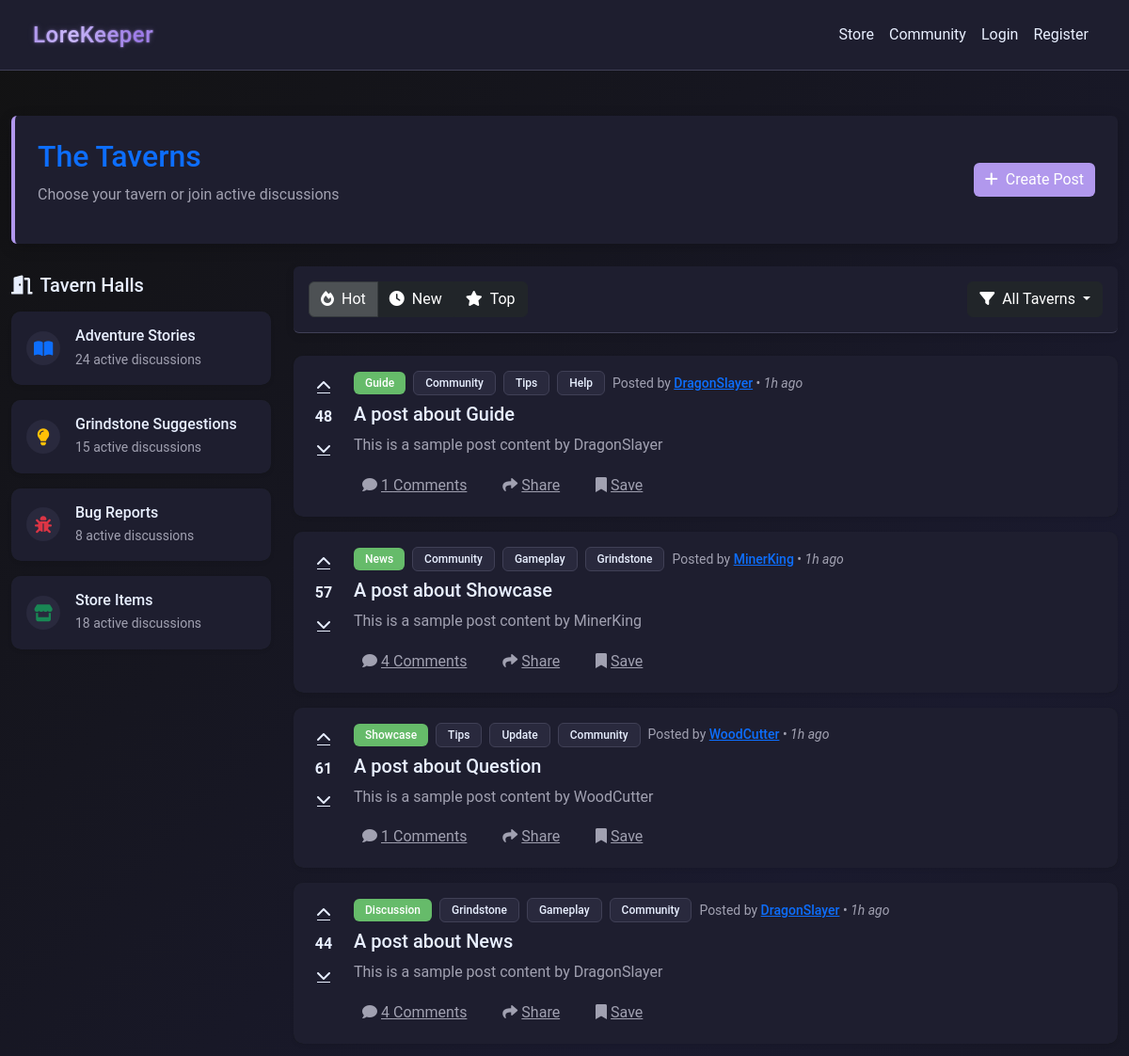
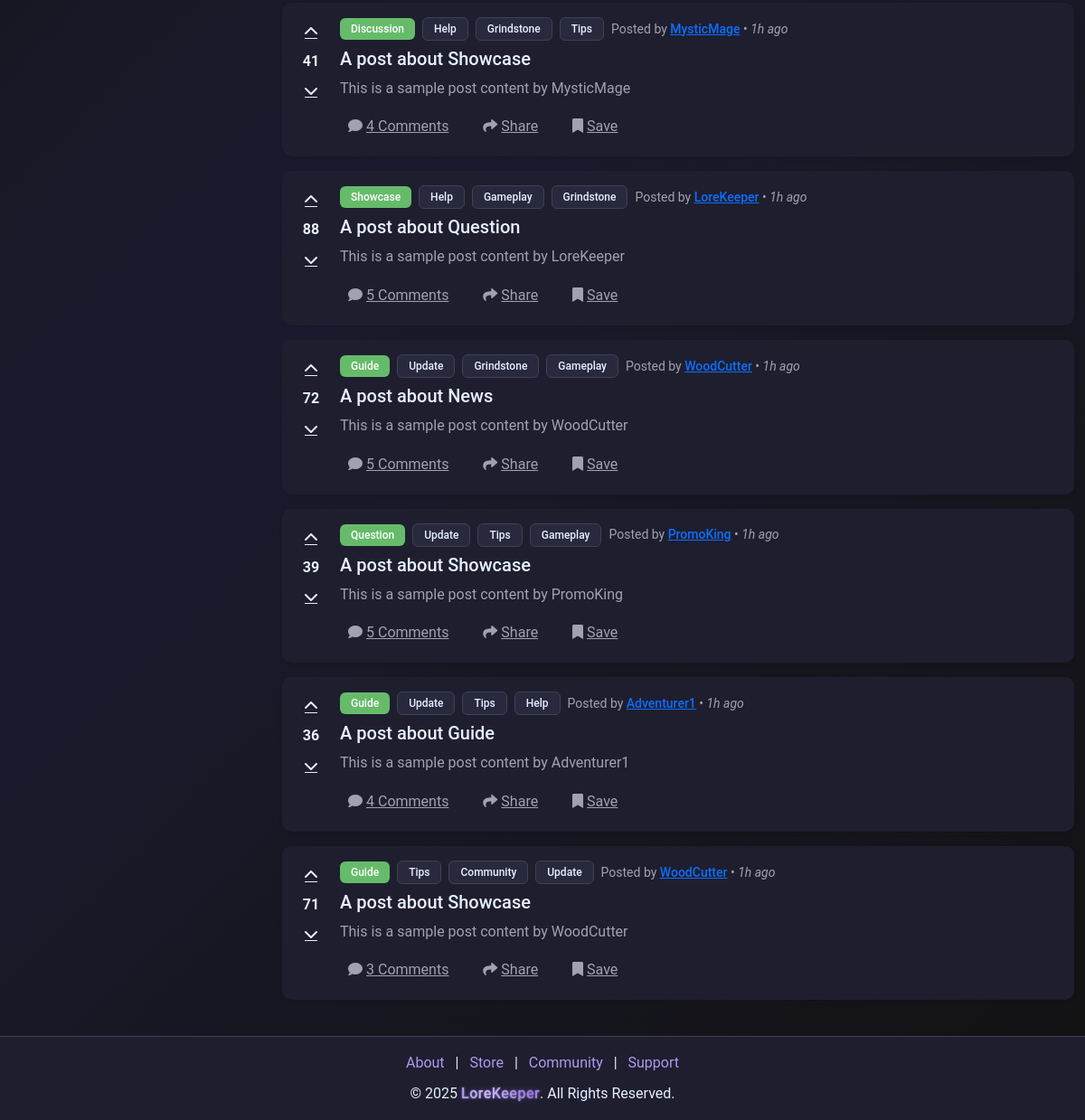
The app's page /community with its own data (2 pictures, top to bottom).
### models.py (models this page shows)
class CommunityPost(db.Model):
    __tablename__ = "community_posts"
    id = db.Column(db.Integer, primary_key=True)
    creator_id = db.Column(
        db.Integer, db.ForeignKey("users.id"), nullable=False, index=True
    )
    title = db.Column(db.String(255), nullable=False)
    content = db.Column(db.Text, nullable=False)
    category = db.Column(db.String(255), nullable=False)
    parent_id = db.Column(
        db.Integer, db.ForeignKey("community_posts.id"), nullable=True
    )
    tags = db.Column(db.String(255))
    upvotes = db.Column(db.Integer, default=0)
    downvotes = db.Column(db.Integer, default=0)
    created_at = db.Column(db.DateTime, default=datetime.utcnow)
    replies = db.relationship(
        "CommunityReply", back_populates="post", lazy=True, cascade="all, delete-orphan"
    )
    creator = db.relationship("User", back_populates="community_posts")

### app.py (the view)
@app.route("/community")
def community():
    reply_counts = (
        db.session.query(
            CommunityReply.post_id, func.count(CommunityReply.id).label("reply_count")
        )
        .group_by(CommunityReply.post_id)
        .subquery()
    )
    posts = (
        db.session.query(
            CommunityPost,
            User.username.label("creator_username"),
            func.coalesce(reply_counts.c.reply_count, 0).label("total_comments"),
        )
        .join(User, CommunityPost.creator_id == User.id)
        .outerjoin(reply_counts, CommunityPost.id == reply_counts.c.post_id)
        .all()
    )
    formatted_posts = []
    for post, username, total_comments in posts:
        post_dict = {
            "id": post.id,
            "title": post.title,
            "content": post.content,
            "category": post.category,
            "tags": post.tags.split(",") if post.tags else [],
            "total_comments": total_comments,
            "upvotes": post.upvotes,
            "downvotes": post.downvotes,
            "created_at": post.created_at,
            "creator_id": post.creator_id,
            "creator_username": username,
        }
        formatted_posts.append(post_dict)
    return render_template("forms_index.html", posts=formatted_posts)

### app.py (called while the page is built, shortened)
@app.after_request
def add_header(response):
    response.headers["Cache-Control"] = "no-store"
    return response

@app.route("/getCookie", methods=["POST", "GET"])
def getCookie():
    try:
        user_id = request.cookies.get("user_id")
    except Exception as e:
        print(f"Error getting cookie: {e}")
        session.clear()
    return redirect(url_for("home"))

@app.before_request
def before_request():
    try:
        if session.get("user_id"):
            session.permanent = True
        else:
            getCookie()
    except Exception:
        session.clear()

### templates/forms_index.html (shortened to what this page needs)
{% extends "nav_footer_template.html" %}
{% block content %}
<div class="content-wrapper">
    <div class="container-fluid py-4">
        <div class="row mb-4">
            <div class="col-12">
                <div class="forums-header p-4 rounded">
                    <div class="d-flex justify-content-between align-items-center">
                <div>
                    <h1 class="h2 text-primary mb-2">The Taverns</h1>
                    <p class="text-muted">Choose your tavern or join active discussions</p>
                </div>
                        <a href="/community/create_post" class="btn btn-primary btn-glow">
                    <i class="fas fa-plus me-2"></i>Create Post
                        </a>
                    </div>
                </div>
            </div>
        </div>
        <div class="row g-4">
            <div class="col-lg-3">
                <div class="sticky-top pt-2" style="top: 1rem;">
                    <h5 class="text-light mb-3"><i class="fas fa-door-open me-2"></i>Tavern Halls</h5>
                    <div class="card bg-dark border-0 shadow-sm mb-3 tavern-card" data-tavern="Adventure Stories">
                        <div class="card-body p-3">
                            <div class="d-flex align-items-center">
                                <div class="tavern-icon me-3">
                                    <i class="fas fa-book-open text-primary"></i>
                                </div>
                                <div class="flex-grow-1">
                                    <h6 class="mb-1">Adventure Stories</h6>
                                    <div class="small text-muted">24 active discussions</div>
                                </div>
                            </div>
                        </div>
                    </div>
                    <div class="card bg-dark border-0 shadow-sm mb-3 tavern-card" data-tavern="Grindstone Suggestions">
                        <div class="card-body p-3">
                            <div class="d-flex align-items-center">
                                <div class="tavern-icon me-3">
                                    <i class="fas fa-lightbulb text-warning"></i>
                                </div>
                                <div class="flex-grow-1">
                                    <h6 class="mb-1">Grindstone Suggestions</h6>
                                    <div class="small text-muted">15 active discussions</div>
                                </div>
                            </div>
                        </div>
                    </div>
                    <div class="card bg-dark border-0 shadow-sm mb-3 tavern-card" data-tavern="Bug Reports">
                        <div class="card-body p-3">
                            <div class="d-flex align-items-center">
                                <div class="tavern-icon me-3">
                                    <i class="fas fa-bug text-danger"></i>
                                </div>
                                <div class="flex-grow-1">
                                    <h6 class="mb-1">Bug Reports</h6>
                                    <div class="small text-muted">8 active discussions</div>
                                </div>
                            </div>
                        </div>
                    </div>
                    <div class="card bg-dark border-0 shadow-sm mb-3 tavern-card" data-tavern="Store Items">
                        <div class="card-body p-3">
                            <div class="d-flex align-items-center">
                                <div class="tavern-icon me-3">
                                    <i class="fas fa-store text-success"></i>
                                </div>
                                <div class="flex-grow-1">
                                    <h6 class="mb-1">Store Items</h6>
                                    <div class="small text-muted">18 active discussions</div>
                                </div>
                            </div>
                        </div>
                    </div>
                </div>
            </div>
            <div class="col-lg-9">
                <div class="forums-filter-bar p-3 rounded mb-4">
                    <div class="d-flex justify-content-between align-items-center">
                    <div class="btn-group">
                        <button type="button" class="btn btn-dark active">
                            <i class="fas fa-fire me-2"></i>Hot
                        </button>
                        <button type="button" class="btn btn-dark">
                            <i class="fas fa-clock me-2"></i>New
                        </button>
                        <button type="button" class="btn btn-dark">
                            <i class="fas fa-star me-2"></i>Top
                        </button>
                    </div>
                    <div class="dropdown">
                        <button class="btn btn-dark dropdown-toggle" type="button" data-bs-toggle="dropdown">
                                <i class="fas fa-filter me-2"></i>All Taverns
                        </button>
                        </div>
                    </div>
                </div>
                <div class="posts-container">
                    {% for post in posts %}
                    <div class="card bg-dark border-0 shadow-sm mb-3 post-card">
                        <div class="card-body p-3">
                            <div class="d-flex">
                                <div class="vote-controls me-3 d-flex flex-column align-items-center">
                                    <button class="btn btn-link text-light p-1 vote-btn" title="Upvote" data-post-id="{{post.id}}">
                                        <i class="fas fa-chevron-up"></i>
                                    </button>
                                    <div class="vote-count fw-bold my-1">{{post.upvotes - post.downvotes}}</div>
                                    <button class="btn btn-link text-light p-1 vote-btn" title="Downvote" data-post-id="{{post.id}}">
                                        <i class="fas fa-chevron-down"></i>
                                    </button>
                                </div>
                                <div class="post-content flex-grow-1">
                                    <div class="d-flex align-items-center mb-2">
                                        <span class="badge bg-success me-2">{{post.category}}</span>
                                        {% for tag in post.tags %}
                                        <span class="badge bg-secondary me-2">{{tag.title()}}</span>
                                        {% endfor %}
                                        <small class="text-muted">Posted by <a href="/user/{{post.creator_id}}" class="text-primary post-author" data-user-id="{{post.creator_id}}">{{post.creator_username|default('User')}}</a> • <span class="post-date" data-date="{{post.created_at}}">{{post.created_at}}</span></small>
                                    </div>
                                    <h5 class="mb-2">
                                        <a href="/community/post/{{post.id}}" class="text-light text-decoration-none hover-primary">{{post.title}}</a>
                                    </h5>
                                    <p class="text-muted mb-2">{{post.content}}</p>
                                    <div class="post-actions">
                                        <button class="btn btn-link text-muted p-0 me-3 post-action-btn">
                                            <i class="fas fa-comment me-1"></i>{{post.total_comments|default('0')}} Comments
                                        </button>
                                        <button class="btn btn-link text-muted p-0 me-3 post-action-btn">
                                            <i class="fas fa-share me-1"></i>Share
                                        </button>
                                        <button class="btn btn-link text-muted p-0 post-action-btn">
                                            <i class="fas fa-bookmark me-1"></i>Save
                                        </button>
                                    </div>
                                </div>
                            </div>
                        </div>
                    </div>
                    {% endfor %}
                </div>
            </div>
        </div>
    </div>
</div>
{% endblock %}

### templates/forms_index.html (style rules this page uses)
body { display: flex; flex-direction: column; min-height: 100vh; }
.content-wrapper { flex: 1 0 auto; display: flex; flex-direction: column; }
.container-fluid { flex: 1 0 auto; }
.forums-header { background-color: var(--card-background); border-left: 4px solid var(--accent-color); box-shadow: 0 4px 15px rgba(0, 0, 0, 0.2); transition: all 0.3s ease; }
.btn-glow { position: relative; overflow: hidden; transition: all 0.3s ease; }
.btn-glow:after { content: ''; position: absolute; top: -50%; left: -50%; width: 200%; height: 200%; background: linear-gradient( to bottom right, rgba(255, 255, 255, 0) 0%, rgba(255, 255, 255, 0.03) 40%, rgba(255, 255, 255, 0.08) 50%, rgba(255, 255, 255, 0.03) 60%, rgba(255, 255, 255, 0) 100% ); transform: rotate(45deg); opacity: 0; transition: 0.7s; }
.forums-filter-bar { background-color: var(--card-background); border-bottom: 1px solid var(--input-border); box-shadow: 0 2px 10px rgba(0, 0, 0, 0.1); }
.tavern-card { transition: all 0.3s ease; cursor: pointer; overflow: hidden; }
.tavern-icon { display: flex; align-items: center; justify-content: center; width: 36px; height: 36px; background-color: var(--input-background); border-radius: 50%; transition: all 0.3s ease; }
.tavern-icon i { font-size: 18px; transition: all 0.3s ease; }
.post-card { transition: all 0.3s ease; border-left: 3px solid transparent; }
.vote-btn { transition: all 0.2s ease; border-radius: 4px; width: 32px; height: 32px; display: flex; align-items: center; justify-content: center; }
.vote-count { font-size: 16px; min-width: 32px; text-align: center; transition: all 0.2s ease; }
.post-action-btn { transition: all 0.2s ease; border-radius: 4px; padding: 4px 8px !important; margin-top: 5px; display: inline-block; }
.sticky-top { z-index: 1020; }
.badge { transition: all 0.2s ease; }
.post-author { position: relative; transition: all 0.2s ease; font-weight: 500; }
.post-author:after { content: ''; position: absolute; bottom: -2px; left: 0; width: 0; height: 1px; background-color: var(--accent-color); transition: width 0.3s ease; }
.post-date { font-style: italic; }
.post-content h5 a { transition: color 0.2s ease; }

### records on screen
CommunityPost: upvotes "48", category "Guide", title "Community" "Tips" "Help", creator_username "DragonSlayer", title "A post about Guide", content "This is a sample post content by DragonSlayer", total_comments "1"
CommunityPost: upvotes "57", category "News", title "Community" "Gameplay" "Grindstone", creator_username "MinerKing", title "A post about Showcase", content "This is a sample post content by MinerKing", total_comments "4"
CommunityPost: upvotes "61", category "Showcase", title "Tips" "Update" "Community", creator_username "WoodCutter", title "A post about Question", content "This is a sample post content by WoodCutter", total_comments "1"
CommunityPost: upvotes "44", category "Discussion", title "Grindstone" "Gameplay" "Community", creator_username "DragonSlayer", title "A post about News", content "This is a sample post content by DragonSlayer", total_comments "4"
CommunityPost: upvotes "41", category "Discussion", title "Help" "Grindstone" "Tips", creator_username "MysticMage", title "A post about Showcase", content "This is a sample post content by MysticMage", total_comments "4"
CommunityPost: upvotes "88", category "Showcase", title "Help" "Gameplay" "Grindstone", creator_username "LoreKeeper", title "A post about Question", content "This is a sample post content by LoreKeeper", total_comments "5"
CommunityPost: upvotes "72", category "Guide", title "Update" "Grindstone" "Gameplay", creator_username "WoodCutter", title "A post about News", content "This is a sample post content by WoodCutter", total_comments "5"
CommunityPost: upvotes "39", category "Question", title "Update" "Tips" "Gameplay", creator_username "PromoKing", title "A post about Showcase", content "This is a sample post content by PromoKing", total_comments "5"
CommunityPost: post.upvotes-post.downvotes "36", category "Guide", title "Update" "Tips" "Help", creator_username "Adventurer1", title "A post about Guide", content "This is a sample post content by Adventurer1", total_comments "4"
CommunityPost: upvotes "71", category "Guide", title "Tips" "Community" "Update", creator_username "WoodCutter", title "A post about Showcase", content "This is a sample post content by WoodCutter", total_comments "3"
